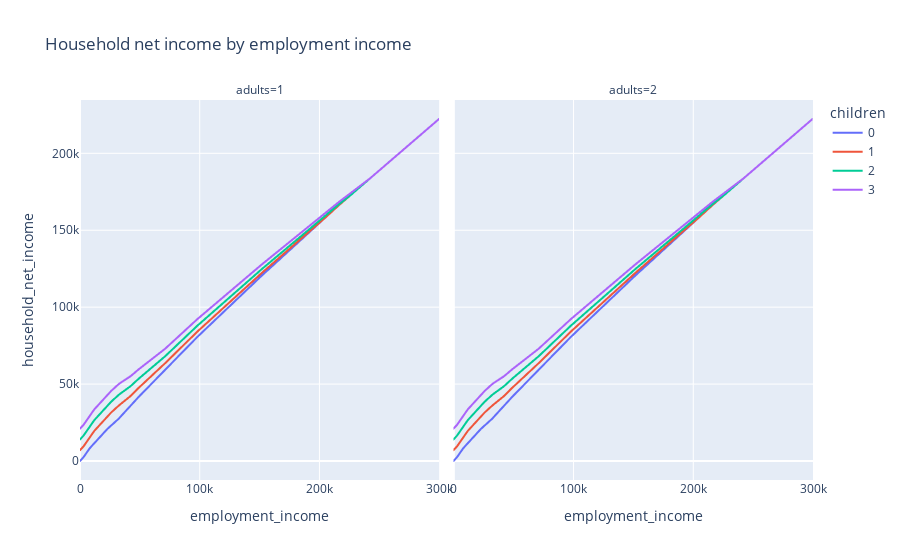

The cell this chart's notebook holds for it:
### Markdown cell above
Here's an example of using axes to calculate how variables relate to each other. Income tax is a progressive schedule (for an example), and people over 65 are exempt. The chart below plots income tax by income and age together.

### Code cell
import plotly.express as px

px.line(df, "employment_income", "household_net_income", color="children", facet_col="adults", title="Household net income by employment income")

### Figure 1 — Plotly figure (JSON) as saved in the notebook; plotly's stock layout.template omitted (floating-point values rounded to 4 significant figures; data arrays with more than 128 entries replaced by an {"elided": "..."} marker saying what was removed)
{"data": [{"hovertemplate": "children=0<br>adults=1<br>employment_income=%{x}<br>household_net_income=%{y}<extra></extra>", "legendgroup": "0", "line": {"color": "#636efa", "dash": "solid"}, "marker": {"symbol": "circle"}, "mode": "lines", "name": "0", "showlegend": true, "type": "scattergl", "x": {"elided": "301 int values"}, "xaxis": "x", "y": {"elided": "301 float values"}, "yaxis": "y"}, {"hovertemplate": "children=0<br>adults=2<br>employment_income=%{x}<br>household_net_income=%{y}<extra></extra>", "legendgroup": "0", "line": {"color": "#636efa", "dash": "solid"}, "marker": {"symbol": "circle"}, "mode": "lines", "name": "0", "showlegend": false, "type": "scattergl", "x": {"elided": "301 int values"}, "xaxis": "x2", "y": {"elided": "301 float values"}, "yaxis": "y2"}, {"hovertemplate": "children=1<br>adults=1<br>employment_income=%{x}<br>household_net_income=%{y}<extra></extra>", "legendgroup": "1", "line": {"color": "#EF553B", "dash": "solid"}, "marker": {"symbol": "circle"}, "mode": "lines", "name": "1", "showlegend": true, "type": "scattergl", "x": {"elided": "301 int values"}, "xaxis": "x", "y": {"elided": "301 float values"}, "yaxis": "y"}, {"hovertemplate": "children=1<br>adults=2<br>employment_income=%{x}<br>household_net_income=%{y}<extra></extra>", "legendgroup": "1", "line": {"color": "#EF553B", "dash": "solid"}, "marker": {"symbol": "circle"}, "mode": "lines", "name": "1", "showlegend": false, "type": "scattergl", "x": {"elided": "301 int values"}, "xaxis": "x2", "y": {"elided": "301 float values"}, "yaxis": "y2"}, {"hovertemplate": "children=2<br>adults=1<br>employment_income=%{x}<br>household_net_income=%{y}<extra></extra>", "legendgroup": "2", "line": {"color": "#00cc96", "dash": "solid"}, "marker": {"symbol": "circle"}, "mode": "lines", "name": "2", "showlegend": true, "type": "scattergl", "x": {"elided": "301 int values"}, "xaxis": "x", "y": {"elided": "301 float values"}, "yaxis": "y"}, {"hovertemplate": "children=2<br>adults=2<br>employment_income=%{x}<br>household_net_income=%{y}<extra></extra>", "legendgroup": "2", "line": {"color": "#00cc96", "dash": "solid"}, "marker": {"symbol": "circle"}, "mode": "lines", "name": "2", "showlegend": false, "type": "scattergl", "x": {"elided": "301 int values"}, "xaxis": "x2", "y": {"elided": "301 float values"}, "yaxis": "y2"}, {"hovertemplate": "children=3<br>adults=1<br>employment_income=%{x}<br>household_net_income=%{y}<extra></extra>", "legendgroup": "3", "line": {"color": "#ab63fa", "dash": "solid"}, "marker": {"symbol": "circle"}, "mode": "lines", "name": "3", "showlegend": true, "type": "scattergl", "x": {"elided": "301 int values"}, "xaxis": "x", "y": {"elided": "301 float values"}, "yaxis": "y"}, {"hovertemplate": "children=3<br>adults=2<br>employment_income=%{x}<br>household_net_income=%{y}<extra></extra>", "legendgroup": "3", "line": {"color": "#ab63fa", "dash": "solid"}, "marker": {"symbol": "circle"}, "mode": "lines", "name": "3", "showlegend": false, "type": "scattergl", "x": {"elided": "301 int values"}, "xaxis": "x2", "y": {"elided": "301 float values"}, "yaxis": "y2"}], "layout": {"annotations": [{"font": {}, "showarrow": false, "text": "adults=1", "x": 0.245, "xanchor": "center", "xref": "paper", "y": 1, "yanchor": "bottom", "yref": "paper"}, {"font": {}, "showarrow": false, "text": "adults=2", "x": 0.755, "xanchor": "center", "xref": "paper", "y": 1, "yanchor": "bottom", "yref": "paper"}], "legend": {"title": {"text": "children"}, "tracegroupgap": 0}, "title": {"text": "Household net income by employment income"}, "xaxis": {"anchor": "y", "domain": [0, 0.49], "title": {"text": "employment_income"}}, "xaxis2": {"anchor": "y2", "domain": [0.51, 1], "matches": "x", "title": {"text": "employment_income"}}, "yaxis": {"anchor": "x", "domain": [0, 1], "title": {"text": "household_net_income"}}, "yaxis2": {"anchor": "x2", "domain": [0, 1], "matches": "y", "showticklabels": false}}}
